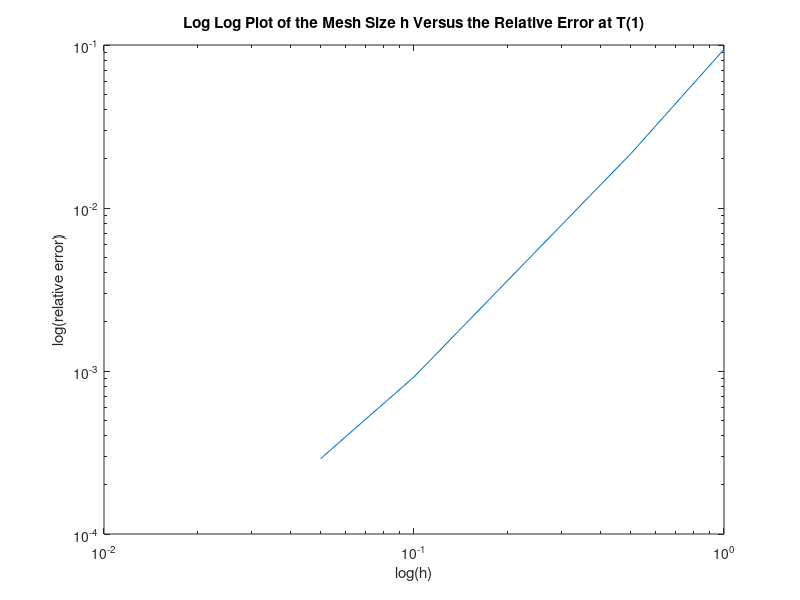

This chart was generated by the following MATLAB code:
%this m file will plot the error
h = [1;.5;.1;.05]

rel_error = [.094;.0215;0.00091979;0.00029024]

loglog(h,rel_error)

%add labels
xlabel('log(h)')
ylabel('log(relative error)')
title('Log Log Plot of the Mesh Size h Versus the Relative Error at T(1)')